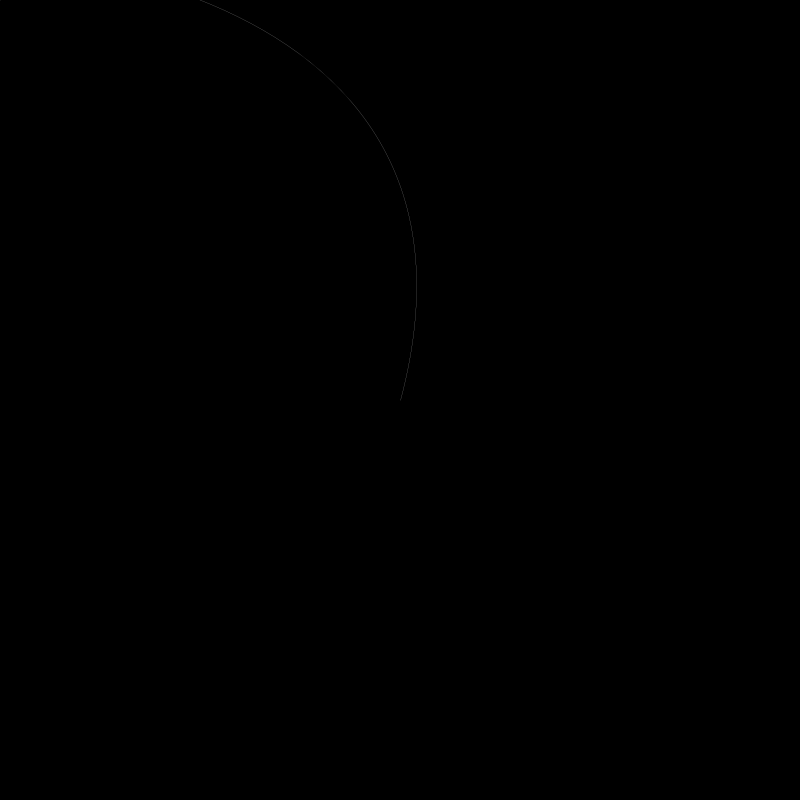
Frame 1 (no input)
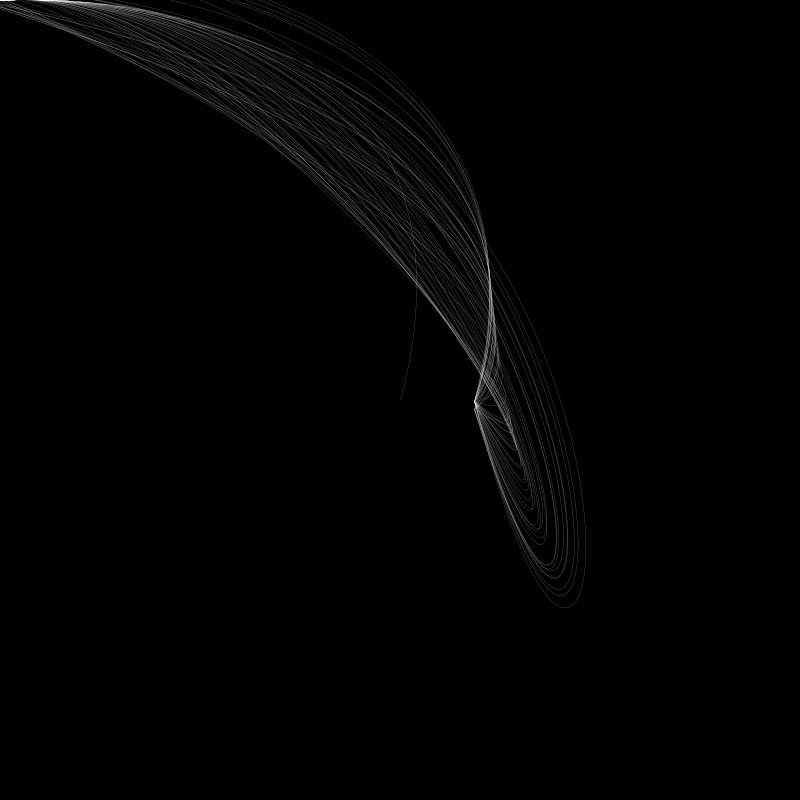
Frame 60 (the mouse pressed at the canvas centre just before this capture)
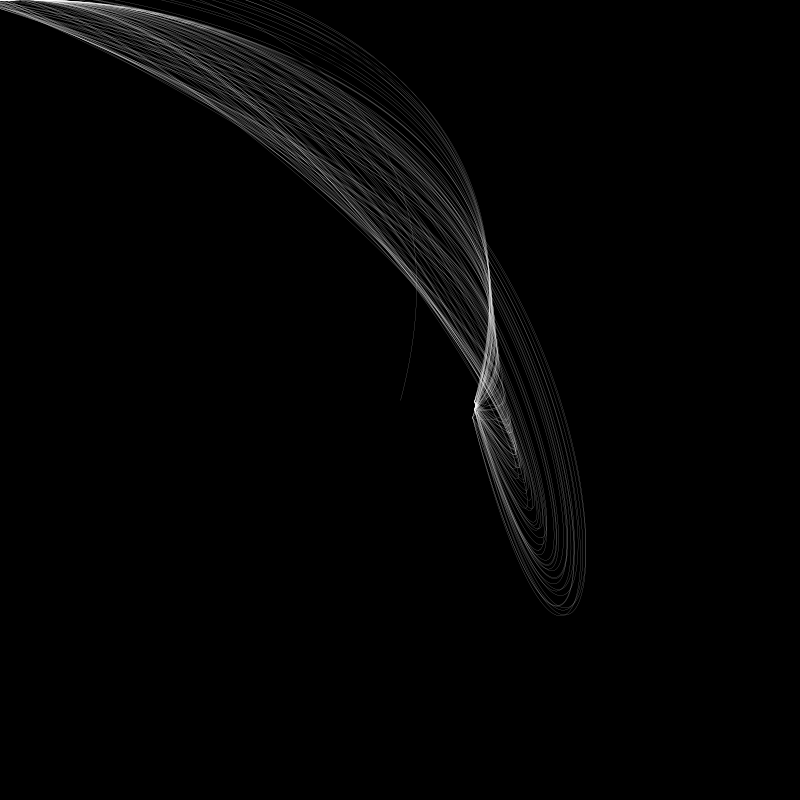
Frame 120 (the mouse held since frame 60 and released just before this capture)

The Processing sketch that drew these frames (run headless with seeded random() and noise(); from frame 60 on, the mouse is pressed at the canvas centre):

// Processing sketch: processing_46251
// ── processing_46251.pde

//Arc Clock 1
//this code was written exclusivly by James Frankis

int s;

float rand1, rand2, map_s;

int r = 255;
int g = 255;
int b = 255;

float change1= random(-2000, 2000);
float change2 = random(-2000, 2000);

int centerX = 400;
int centerY = 400;

int circleX = centerX;  
int circleY = centerY;

int diskW = 200;
int diskH = 200;

float pos = 0;

float positionX = 0;
float positionY = 0;

void setup(){
  
  size (800, 800);
  background (0);
  smooth();
  ellipseMode(CENTER);

}


void draw(){
  
diskW=150; 
diskH=150;


  
  frameRate(60); //lower frame rate so as not to create too many curves
  // each second
  
  s = second();

  
  rand1 = random(-4000, 4000); //creates a random number so the curves 
  //are very slightly different
  rand2 = random(-6000, 6000); //creates a random number so the curves 
  //are very slightly different
  
  if (s==0){ //at the end of each minute this if statement resets everything
    noStroke();
    fill(0,0,0,50);
    rect(0,0,width,height);
    change1= random(-1000,1000); //creates a new random number all 
    //the curves that minute
    change2= random(-9000, 9000); //creates a new random number all
   // the curves that minute
   
       positionX = random(0, width);
    positionY = random(0,height);
    
    r=r-1; //cycles down through shades of red
  g=g-10; //cycles down through shades of green
  b=b-5; //cycles down through shades of blue

  if (r<=0){ //if r (red) drops below zero this reverts it back to 255
    r=255;
  }

  if (g<=0){ //if g (green) drops below zero this reverts it back to 255
    g=255;
  }

  if (b<=0){ //if b (blue) drops below zero this reverts it back to 255
    b=255;
  }
   
  }

 
 
  map_s = (map(s, 0, 59, 0, 6.2)); //maps seconds from 0 - 6.2
 // rather than 0 - 59

  noFill();
  
  
 strokeWeight(0.1);
  stroke(r, g, b);

  curve(rand1, change1 ,positionX,positionY, circleX, circleY, change2, rand1); 
  //draws similar but random curves


  circleX = int(centerX + 0.5 * diskW * cos(map_s-1.55)); 
  //creates an x co ordinate for a circle of points that changes each second
  circleY = int(centerY + 0.5 * diskH * sin(map_s-1.55)); 
  //creates a y co ordinate for a circle of points that changes each second

  

println(s); //prints seconds in the prompt window as the programe runs

}
